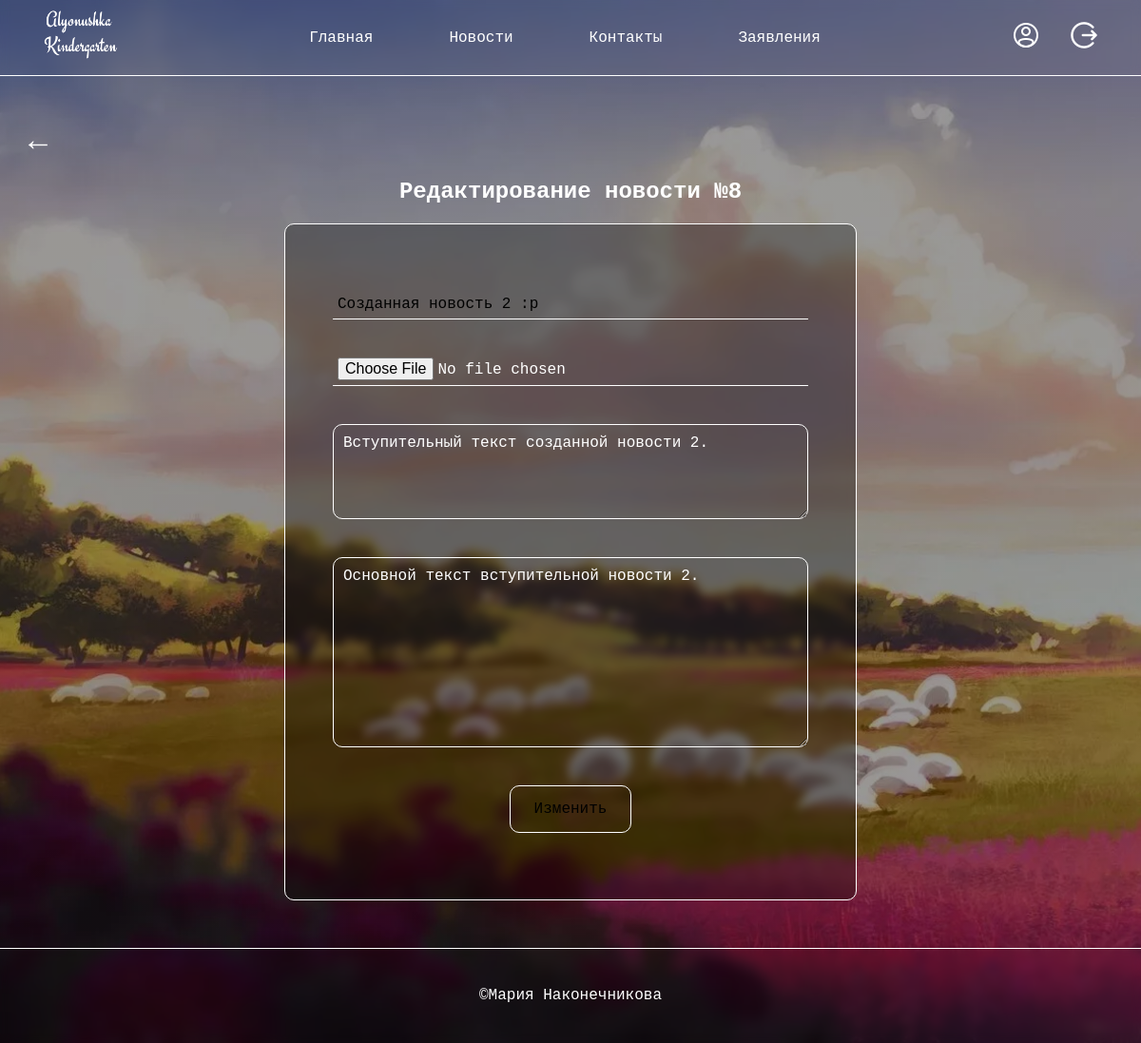
Page /static/index.php?page=admin_news&mode=edit_news&id_news_for_edit=8&action_edit_news=edit (signed in) on the committed database.
### tables this page shows
CREATE TABLE `news` (
  `id` int(12) NOT NULL,
  `title` varchar(50) NOT NULL COMMENT 'Название новости',
  `data` date DEFAULT NULL COMMENT 'Дата создания | последнего редактирования новости',
  `image_src` varchar(128) NOT NULL COMMENT 'Путь до файла новости',
  `introductory_text` text NOT NULL COMMENT 'Вступительный текст новости',
  `text` text NOT NULL COMMENT 'Основной текст новости'
);

### app/News.php (called while the page is built, shortened)
<?php
class News {
    public function get_data_news_for_form_edit(string $id_news): array {
        $connection = connect_data_base();
        if ($connection->connect_errno) {
            die('<p class="error-text">Ошибка подключения к базе данных!</p>');
        } else {
            $stmt = $connection->prepare('SELECT `id`, `title`, `introductory_text`, `text` FROM `news` WHERE `id` = ?');
            $stmt->bind_param('s', $id_news);
            $stmt->execute();
            $result = $stmt->get_result();
            $array_data_news = [];
            while ($row = $result->fetch_assoc()) {
                $array_data_news = $row;
            }
            return $array_data_news;
        }
    }
}

### static/modules/form_for_edit_news.php (the view)
<div class="form flex-column-center">
    <form class="flex-column-center" action="/static/index.php?page=admin_news&mode=edit_news&id_news_for_edit=<?php echo $data_news['id']; ?>" method="POST" enctype="multipart/form-data">
        <input type="text" name="title" placeholder="Название" value="<?php echo $data_news['title']; ?>" required>
        <input type="file" name="file" accept=".jpg, .jpeg, .png">
        <textarea name="introductory-text" placeholder="Вступительный текст"><?php echo $data_news['introductory_text']; ?></textarea>
        <textarea class="text" name="text" placeholder="Основной текст"><?php echo $data_news['text']; ?></textarea>
        <button type="submit">Изменить</button>
    </form>
</div>

### static/styles/style.css (style rules this page uses)
* { box-sizing: border-box; transition: all 0.2s; }
@media (prefers-color-scheme: light) { :root { color-scheme: light; --bg-body: white; --color-text: white; --link-hover: rgb(66, 66, 66); --bg-carts: rgb(179, 179, 179); --color-border: white; --accent-color: rgb(255, 148, 9); --hover-bg-blur: rgba(0, 0, 0, 0.253); } }
html, body { scrollbar-width: thin; scrollbar-color: white black; width: 100%; height: 100%; padding: 0; margin: 0; font-family: "Juila Mono", monospace; overflow: auto; font-size: 12pt; background-color: var(--bg-body); background-image: linear-gradient(rgba(0, 0, 0, 0.4), rgba(0, 0, 0, 0.4)), url("../images/bg.webp"); background-position: center; background-repeat: no-repeat; background-size: cover; color: var(--color-text); }
input, button, textarea { font-family: "Juila Mono", monospace; font-size: 12pt; }
.flex-column-center { display: flex; flex-direction: column; justify-content: center; align-items: center; }

### rows in the picture
news: title "Созданная новость 2 :p", introductory-text "Вступительный текст созданной новости 2.", text "Основной текст вступительной новости 2."

### other values in the picture
$_GET['id_news_for_edit'] "8"
